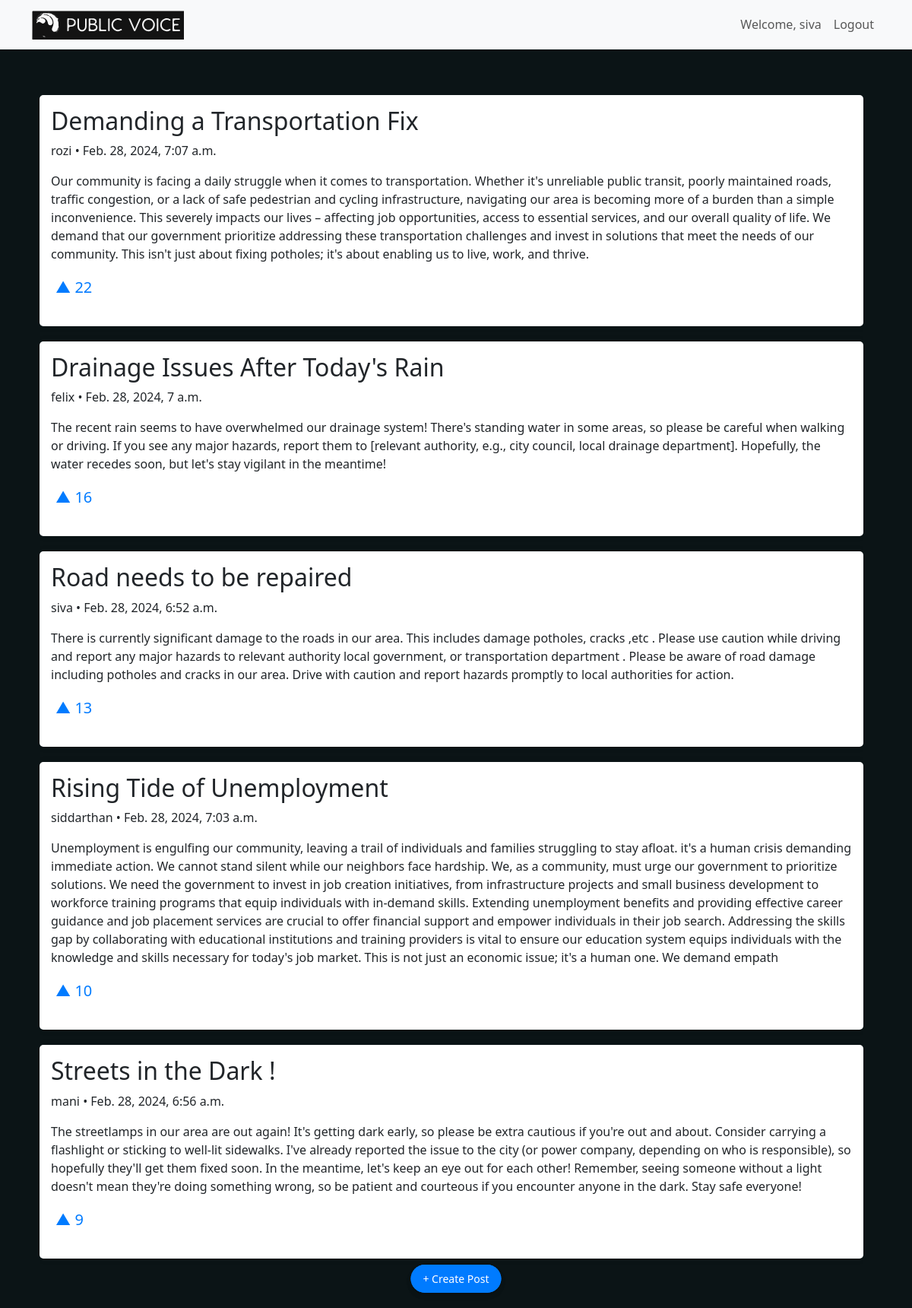
Screenshot of / (signed in) with the database file from the repository.
### home/models.py (models this page shows, shortened)
class post(models.Model):
    user = models.ForeignKey(User, related_name="posts", on_delete=models.CASCADE)
    title = models.CharField(max_length=100)
    content = models.TextField(max_length=10000)
    date_posted = models.DateTimeField(auto_now_add=True)
    upvotes = models.IntegerField(default=0)

### home/views.py (the view, shortened to what this page needs)
# urls.py: path('',views.home,name="home"),
def home(request):
    posts=post.objects.order_by('-upvotes')
    return render(request,"home.html",{'posts':posts})

### home/templates/home.html (shortened to what this page needs)
{% extends "layout.html" %}
{% block content %}
<div class="home-container">
  <div class="row">
    <div class="col-md-8">
      <div class="feed-container">
        <div class="feed">
          {% for post in posts %}
            <div class="post-box">
              <div class="post">
                <h2>{{ post.title }}</h2>
                <p>{{ post.user.username }} • {{ post.date_posted }}</p>
                <p>{{ post.content }}</p>
                <form action="{% url 'home' %}" method="post">
                  <button type="submit" name="upvote" class="upvote-btn">&#9650; {{ post.upvotes }}</button>
                </form>
              </div>
            </div>
          {% endfor %}
        </div>
      </div>
    </div>
  </div>
</div>
<div class="floating-button">
  <a href="{% url 'create' %}" class="btn btn-primary btn-lg">
  </a>
</div>
{% endblock %}

### home/templates/layout.html (shortened to what this page needs)
{% load static %}
<!DOCTYPE html>
<html lang="en">
<head>
    <link rel="stylesheet" href="https://cdn.jsdelivr.net/npm/bootstrap@5.3.3/dist/css/bootstrap.min.css">
    <link rel="stylesheet" href="{% static 'style.css' %}">
</head>
<body>
    <nav class="navbar navbar-expand-lg navbar-light bg-light">
        <div class="container">
            <a class="navbar-brand" href="{% url 'home' %}">
                <img src="{% static 'src/logob.svg' %}" alt="Logo" class="d-inline-block align-text-top" style="width: 200px; height: auto;">
            </a>
            <div class="collapse navbar-collapse" id="navbarNav">
                <ul class="navbar-nav ms-auto">
                    {% if user.is_authenticated %}
                        <li class="nav-item">
                            <a class="nav-link" href="#">Welcome, {{ user.username }}</a>
                        </li>
                        <li class="nav-item">
                            <a class="nav-link" href="{% url 'logout' %}">Logout</a>
                        </li>
                    {% else %}
                        <li class="nav-item">
                            <a class="nav-link" href="{% url 'user' %}">Login</a>
                        </li>
                    {% endif %}
                </ul>
            </div>
        </div>
    </nav>
    <div class="container">
        {% block content %}
        {% endblock %}
    </div>
    <div class="floating-button">
        <a href="{% url 'create' %}" class="btn btn-primary btn-lg">
            + Create Post
        </a>
    </div>
</body>
</html>

### home/static/style.css (style rules this page uses)
:root { --color-secondary-background-hover: #223237; --color-secondary-background-selected: #33464C; }
body { background-color: #0B1416; overflow-x: hidden; }
.navbar-brand img { width: 30px; height: 24px; }
.home-container { margin-left: 0px; }
.feed-container { width: 150%; margin: 0 auto; overflow-x: hidden; }
body { background-color: #0B1416; }
.feed-container { max-height: calc(100vh - 150px); overflow-y: auto; display: flex; justify-content: center; align-items: flex-start; padding: 10px; margin-top: 50px; }
.feed { overflow-x: auto; overflow-y: auto; }
.post { margin-bottom: 20px; }
.btn-primary { width: 100%; padding: 10px; border: none; border-radius: 5px; background-color: #007bff; color: #fff; cursor: pointer; }
.floating-button { position: fixed; bottom: 20px; left: 50%; transform: translateX(-50%); z-index: 1000; }
.floating-button .btn { border-radius: 20px; padding: 8px 16px; font-size: 14px; box-shadow: 0px 4px 6px rgba(0, 0, 0, 0.1); background-color: #007bff; color: #fff; border: none; }
.post-box { background-color: #ffffff; padding: 15px; margin-bottom: 20px; border-radius: 5px; box-shadow: 0 0 10px rgba(0, 0, 0, 0.1); width: 100%; }
.upvote-btn { background: none; border: none; font-size: 20px; color: #007bff; cursor: pointer; outline: none; }

### rows the page displays
post: title "Demanding a Transportation Fix", user.username "rozi", date_posted "Feb. 28, 2024, 7:07 a.m.", content "Our community is facing a daily struggle when it comes to transportation. Whether it's unreliable public transit, poorly maintained roads, traffic congestion, or a lack of safe pedestrian and cycling infrastructure, navigating our area is becoming more of a burden than a simple inconvenience. This severely impacts our lives – affecting job opportunities, access to essential services, and our overall quality of life. We demand that our government prioritize addressing these transportation challenges and invest in solutions that meet the needs of our community. This isn't just about fixing potholes; it's about enabling us to live, work, and thrive.", upvotes "22"
post: title "Drainage Issues After Today's Rain", user.username "felix", date_posted "Feb. 28, 2024, 7 a.m.", content "The recent rain seems to have overwhelmed our drainage system! There's standing water in some areas, so please be careful when walking or driving. If you see any major hazards, report them to [relevant authority, e.g., city council, local drainage department]. Hopefully, the water recedes soon, but let's stay vigilant in the meantime!", upvotes "16"
post: title "Road needs to be repaired", user.username "siva", date_posted "Feb. 28, 2024, 6:52 a.m.", content "There is currently significant damage to the roads in our area. This includes damage potholes, cracks ,etc . Please use caution while driving and report any major hazards to relevant authority local government, or transportation department . Please be aware of road damage including potholes and cracks in our area. Drive with caution and report hazards promptly to local authorities for action.", upvotes "13"
post: title "Rising Tide of Unemployment", user.username "siddarthan", date_posted "Feb. 28, 2024, 7:03 a.m.", content "Unemployment is engulfing our community, leaving a trail of individuals and families struggling to stay afloat. it's a human crisis demanding immediate action. We cannot stand silent while our neighbors face hardship. We, as a community, must urge our government to prioritize solutions. We need the government to invest in job creation initiatives, from infrastructure projects and small business development to workforce training programs that equip individuals with in-demand skills. Extending unemployment benefits and providing effective career guidance and job placement services are crucial to offer financial support and empower individuals in their job search. Addressing the skills gap by…", upvotes "10"
post: title "Streets in the Dark !", user.username "mani", date_posted "Feb. 28, 2024, 6:56 a.m.", content "The streetlamps in our area are out again! It's getting dark early, so please be extra cautious if you're out and about. Consider carrying a flashlight or sticking to well-lit sidewalks. I've already reported the issue to the city (or power company, depending on who is responsible), so hopefully they'll get them fixed soon. In the meantime, let's keep an eye out for each other! Remember, seeing someone without a light doesn't mean they're doing something wrong, so be patient and courteous if you encounter anyone in the dark. Stay safe everyone!", upvotes "9"

### other values shown
{{ user.username }} "siva"
